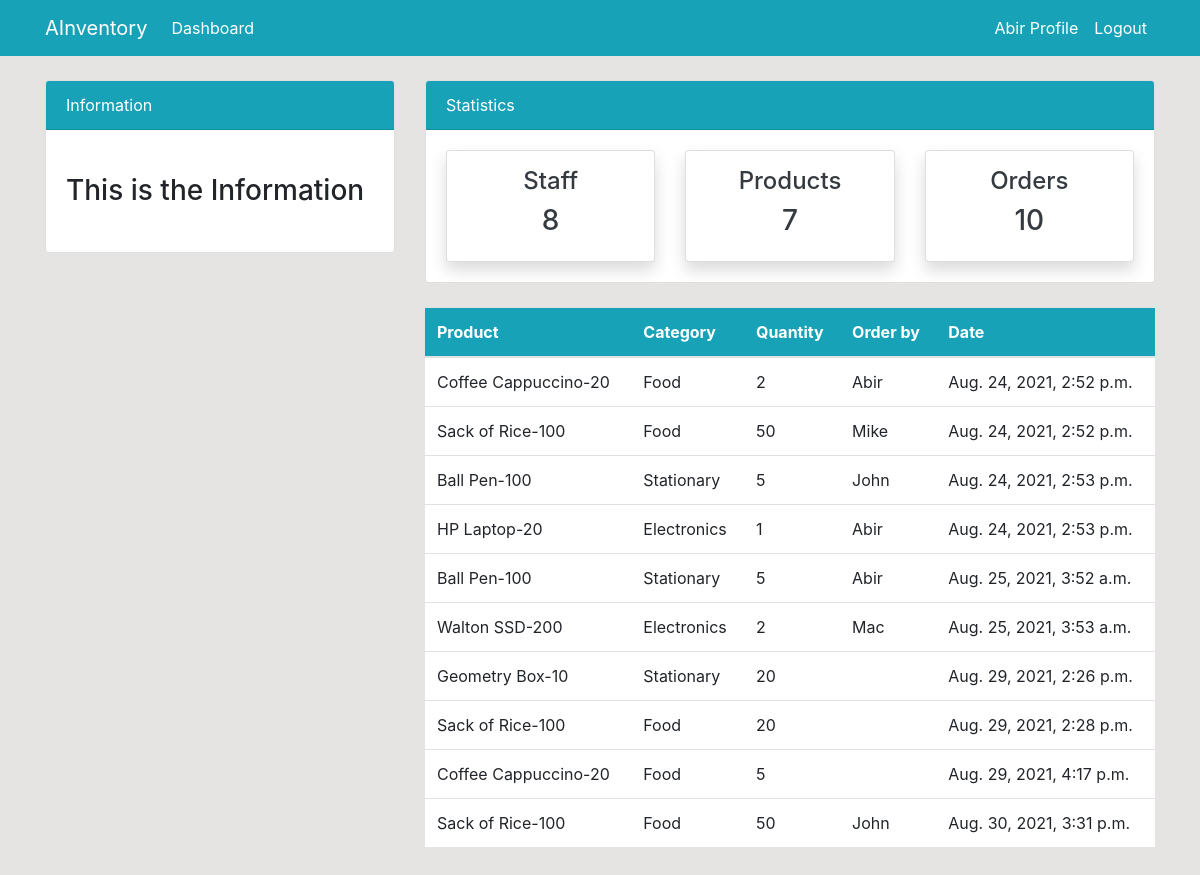
The page /order/ (signed in) on the database its author committed.
### dashboard/models.py (models this page shows, shortened)
class Order(models.Model):
    product = models.ForeignKey(Product, on_delete=models.CASCADE, null=True)
    staff = models.ForeignKey(User, models.CASCADE, null = True)
    order_quantity = models.PositiveIntegerField(null=True)
    date = models.DateTimeField(auto_now_add=True)
    class Meta:
        verbose_name_plural = 'Order'

class Product(models.Model):
    name = models.CharField(max_length=100, null = True)
    category = models.CharField(max_length=20, choices = CATEGORY, null = True)
    quantity = models.PositiveIntegerField(null = True)
    class Meta:
        verbose_name_plural = 'Product'
    def __str__(self):
        return f'{self.name}-{self.quantity}'

### dashboard/views.py (the view)
# urls.py: path('order/', views.order, name='dashboard-order'),
@login_required
def order(request):
    orders = Order.objects.all()
    orders_count = orders.count()
    workers_count = User.objects.all().count()
    product_count = Product.objects.all().count()
    context={
        'orders':orders,
        'workers_count':workers_count,
        'orders_count':orders_count,
        'product_count': product_count,
    }
    return render(request, 'dashboard/order.html', context)

### templates/dashboard/order.html (shortened to what this page needs)
{% extends 'partials/base.html' %}
{% block content %}
{% include 'partials/topnav.html' %}
<div class="container">
    <div class="row my-4">
        <div class="col-md-4">
        </div>
        <div class="col-md-8">
            <table class="table bg-white">
                <thead class="bg-info">
                    <tr class="text-white">
                        <th scope="col">Product</th>
                        <th scope="col">Category</th>
                        <th scope="col">Quantity</th>
                        <th scope="col">Order by</th>
                        <th scope="col">Date</th>
                    </tr>
                </thead>
                <tbody>
                    {% for orders in orders %}
                    <tr>
                        <td>{{ orders.product }}</td>
                        <td>{{ orders.product.category }}</td>
                        <td>{{ orders.order_quantity }}</td>
                        <td>
                            {{ orders.staff.username }}
                        </td>
                        <td>
                            {{ orders.date }}
                        </td>
                    </tr>
                    {% endfor %}
                </tbody>
            </table>
        </div>
    </div>
</div>
{% endblock %}

### templates/partials/nav.html (shortened to what this page needs)
<nav class="navbar navbar-expand-lg navbar-info bg-info">
    {% if user.is_authenticated %}
    <div class="container">
        <a class="navbar-brand text-white" href="{% url 'dashboard-index' %}">AInventory</a>
        <div class="collapse navbar-collapse" id="navbarSupportedContent">
            <ul class="navbar-nav mr-auto">
                <li class="nav-item active">
                    <a class="nav-link text-white" href="{% url 'dashboard-index' %}">Dashboard </a>
                </li>
            </ul>
            <ul class="navbar-nav ml-auto">
                <li class="nav-item active">
                    <a class="nav-link text-white" href="{% url 'user-profile' %}">{{ user.username }} Profile </a>
                </li>
                <li class="nav-item">
                    <a class="nav-link text-white" href="{% url 'user-logout' %}">Logout</a>
                </li>
            </ul>
            {% endif %}
        </div>
    </div>
</nav>

### static/style.css (style rules this page uses)
body { background: rgb(230, 227, 227); }

### rows shown on the page
Order: product "Coffee Cappuccino-20", product.category "Food", order_quantity "2", staff.username "Abir", date "Aug. 24, 2021, 2:52 p.m."
Order: product "Sack of Rice-100", product.category "Food", order_quantity "50", staff.username "Mike", date "Aug. 24, 2021, 2:52 p.m."
Order: product "Ball Pen-100", product.category "Stationary", order_quantity "5", staff.username "John", date "Aug. 24, 2021, 2:53 p.m."
Order: product "HP Laptop-20", product.category "Electronics", order_quantity "1", staff.username "Abir", date "Aug. 24, 2021, 2:53 p.m."
Order: product "Ball Pen-100", product.category "Stationary", order_quantity "5", staff.username "Abir", date "Aug. 25, 2021, 3:52 a.m."
Order: product "Walton SSD-200", product.category "Electronics", order_quantity "2", staff.username "Mac", date "Aug. 25, 2021, 3:53 a.m."
Order: product "Geometry Box-10", product.category "Stationary", order_quantity "20", date "Aug. 29, 2021, 2:26 p.m."
Order: product "Sack of Rice-100", product.category "Food", order_quantity "20", date "Aug. 29, 2021, 2:28 p.m."
Order: product "Coffee Cappuccino-20", product.category "Food", order_quantity "5", date "Aug. 29, 2021, 4:17 p.m."
Order: product "Sack of Rice-100", product.category "Food", order_quantity "50", staff.username "John", date "Aug. 30, 2021, 3:31 p.m."

### other values the page prints
{{ user.username }} "Abir"
{{ workers_count }} "8"
{{ product_count }} "7"
{{ orders_count }} "10"
